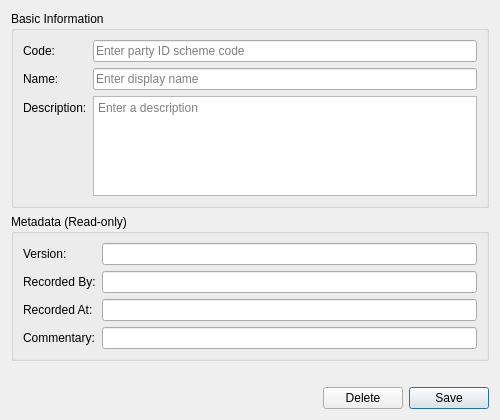
<?xml version="1.0" encoding="UTF-8"?>
<ui version="4.0">
 <class>PartyIdSchemeDetailDialog</class>
 <widget class="QWidget" name="PartyIdSchemeDetailDialog">
  <property name="geometry">
   <rect>
    <x>0</x>
    <y>0</y>
    <width>500</width>
    <height>420</height>
   </rect>
  </property>
  <property name="sizePolicy">
   <sizepolicy hsizetype="Preferred" vsizetype="Preferred">
    <horstretch>0</horstretch>
    <verstretch>0</verstretch>
   </sizepolicy>
  </property>
  <property name="minimumSize">
   <size>
    <width>450</width>
    <height>0</height>
   </size>
  </property>
  <property name="windowTitle">
   <string>Party ID Scheme Details</string>
  </property>
  <layout class="QVBoxLayout" name="verticalLayout">
   <item>
    <widget class="QGroupBox" name="basicInfoGroup">
     <property name="title">
      <string>Basic Information</string>
     </property>
     <layout class="QFormLayout" name="formLayout">
      <item row="0" column="0">
       <widget class="QLabel" name="labelCode">
        <property name="text">
         <string>Code:</string>
        </property>
       </widget>
      </item>
      <item row="0" column="1">
       <widget class="QLineEdit" name="codeEdit">
        <property name="placeholderText">
         <string>Enter party ID scheme code</string>
        </property>
       </widget>
      </item>
      <item row="1" column="0">
       <widget class="QLabel" name="labelName">
        <property name="text">
         <string>Name:</string>
        </property>
       </widget>
      </item>
      <item row="1" column="1">
       <widget class="QLineEdit" name="nameEdit">
        <property name="placeholderText">
         <string>Enter display name</string>
        </property>
       </widget>
      </item>
      <item row="2" column="0">
       <widget class="QLabel" name="labelDescription">
        <property name="text">
         <string>Description:</string>
        </property>
       </widget>
      </item>
      <item row="2" column="1">
       <widget class="QTextEdit" name="descriptionEdit">
        <property name="minimumSize">
         <size>
          <width>0</width>
          <height>80</height>
         </size>
        </property>
        <property name="maximumSize">
         <size>
          <width>16777215</width>
          <height>120</height>
         </size>
        </property>
        <property name="placeholderText">
         <string>Enter a description</string>
        </property>
       </widget>
      </item>
     </layout>
    </widget>
   </item>
   <item>
    <widget class="QGroupBox" name="metadataGroup">
     <property name="title">
      <string>Metadata (Read-only)</string>
     </property>
     <layout class="QFormLayout" name="formLayout_2">
      <item row="0" column="0">
       <widget class="QLabel" name="labelVersion">
        <property name="text">
         <string>Version:</string>
        </property>
       </widget>
      </item>
      <item row="0" column="1">
       <widget class="QLineEdit" name="versionEdit">
        <property name="readOnly">
         <bool>true</bool>
        </property>
       </widget>
      </item>
      <item row="1" column="0">
       <widget class="QLabel" name="labelRecordedBy">
        <property name="text">
         <string>Recorded By:</string>
        </property>
       </widget>
      </item>
      <item row="1" column="1">
       <widget class="QLineEdit" name="recordedByEdit">
        <property name="readOnly">
         <bool>true</bool>
        </property>
       </widget>
      </item>
      <item row="2" column="0">
       <widget class="QLabel" name="labelRecordedAt">
        <property name="text">
         <string>Recorded At:</string>
        </property>
       </widget>
      </item>
      <item row="2" column="1">
       <widget class="QLineEdit" name="recordedAtEdit">
        <property name="readOnly">
         <bool>true</bool>
        </property>
       </widget>
      </item>
      <item row="3" column="0">
       <widget class="QLabel" name="labelCommentary">
        <property name="text">
         <string>Commentary:</string>
        </property>
       </widget>
      </item>
      <item row="3" column="1">
       <widget class="QLineEdit" name="commentaryEdit">
        <property name="readOnly">
         <bool>true</bool>
        </property>
       </widget>
      </item>
     </layout>
    </widget>
   </item>
   <item>
    <spacer name="verticalSpacer">
     <property name="orientation">
      <enum>Qt::Vertical</enum>
     </property>
     <property name="sizeHint" stdset="0">
      <size>
       <width>20</width>
       <height>40</height>
      </size>
     </property>
    </spacer>
   </item>
   <item>
    <layout class="QHBoxLayout" name="buttonLayout">
     <item>
      <spacer name="horizontalSpacer">
       <property name="orientation">
        <enum>Qt::Horizontal</enum>
       </property>
       <property name="sizeHint" stdset="0">
        <size>
         <width>40</width>
         <height>20</height>
        </size>
       </property>
      </spacer>
     </item>
     <item>
      <widget class="QPushButton" name="deleteButton">
       <property name="text">
        <string>Delete</string>
       </property>
      </widget>
     </item>
     <item>
      <widget class="QPushButton" name="saveButton">
       <property name="text">
        <string>Save</string>
       </property>
       <property name="default">
        <bool>true</bool>
       </property>
      </widget>
     </item>
    </layout>
   </item>
  </layout>
 </widget>
 <resources/>
 <connections/>
</ui>
